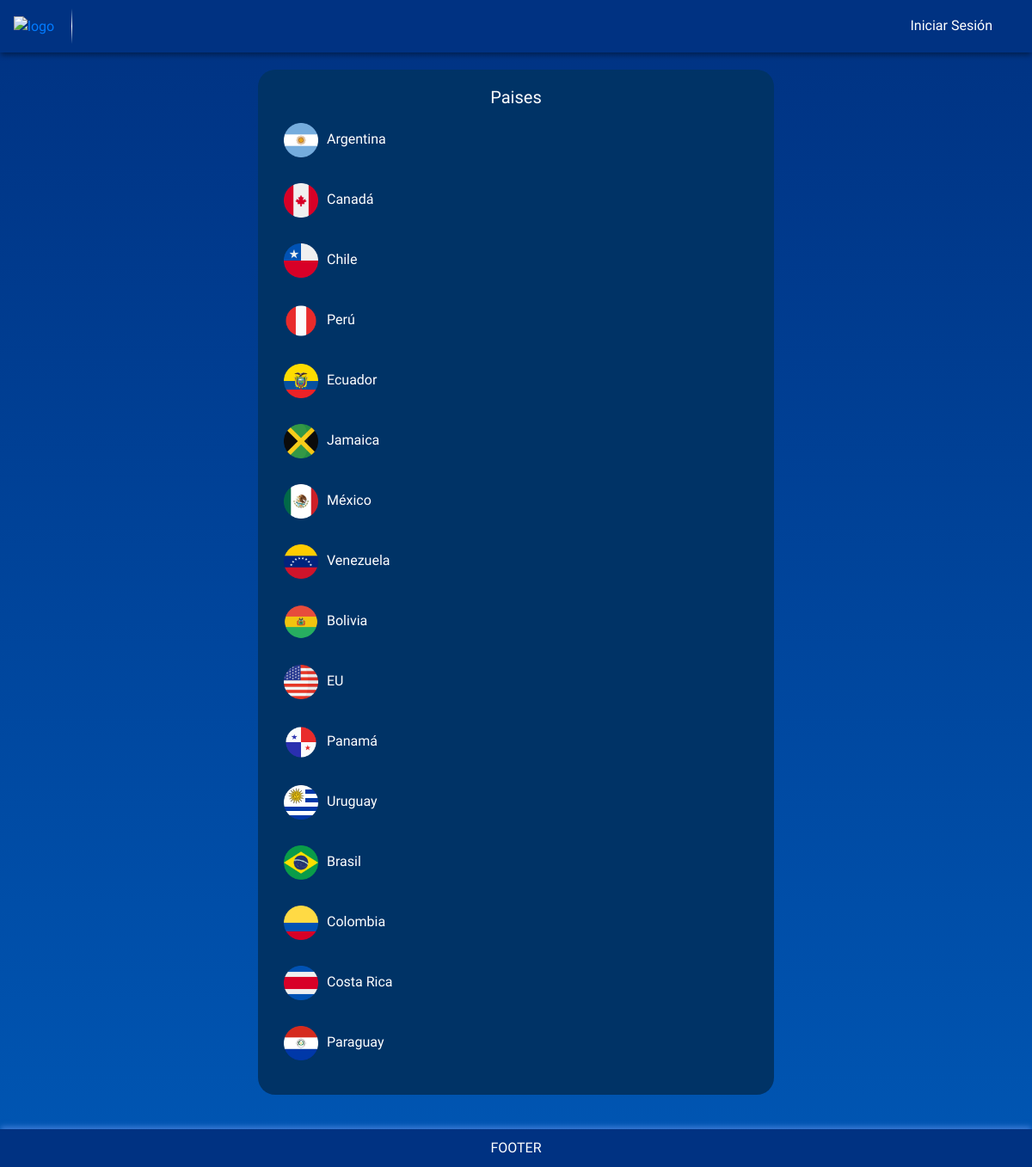
/main/cargarPartidos.php, run on the app's committed database.
### tables this page shows
CREATE TABLE IF NOT EXISTS `paises` (
  `idPais` int NOT NULL AUTO_INCREMENT,
  `nombrePais` varchar(50) NOT NULL,
  `bandera` varchar(500) NOT NULL,
  `PJ` int NOT NULL,
  `G` int NOT NULL,
  `E` int NOT NULL,
  `P` int NOT NULL,
  `GF` int NOT NULL,
  `GC` int NOT NULL,
  `DG` int NOT NULL,
  `pts` int NOT NULL,
  `grupo` varchar(20) NOT NULL,
  PRIMARY KEY (`idPais`)
);

### modulos/traerPaises.php (called while the page is built, shortened)
<?php
include('conexion.php');
$sql = "SELECT * FROM paises";
$result = $conexion->query($sql);
$paises = array();
?>

### main/cargarPartidos.php (the view, shortened to what this page needs)
<!DOCTYPE html>
<html lang="es">
<head>
    <link href="https://maxcdn.bootstrapcdn.com/bootstrap/4.5.2/css/bootstrap.min.css" rel="stylesheet">
</head>
<body>
    <div class="header d-flex justify-content-between">
        <div class="logo-container"><a href="../index.php" class="nav-item nav-link"><img src="../imagenes/logo-copa-america.png" alt="logo"></a></div>
        <div class="nav-links d-flex flex-column flex-sm-row align-items-center">
            <div class="nav-item">
                <a href="main/logIn.php" id="login-link" class="nav-link">Iniciar Sesión</a>
            </div>
        </div>
    </div>
    <div class="container d-flex justify-content-center">
        <div class="group-container">
            <div class="group-header text-center">
                <h5>Paises</h5>
            </div>
            <?php
            include('../modulos/traerPaises.php');
            foreach ($paises as $pais) {
                $idPais = $pais['idPais'];
                $nombrePais = $pais['nombrePais'];
                $bandera = $pais['bandera'];
                echo '<a href="pagina_destino.html?idPais=' . $idPais . '" class="country">';
                echo '<div>';
                echo '<img src="' . $bandera . '" alt="' . $nombrePais . '">';
                echo '<span>' . $nombrePais . '</span>';
                echo '</div>';
                echo '</a>';
            }
            ?>
        </div>
    </div>
    <div class="footer">
        FOOTER
    </div>
</body>
</html>

### main/cargarPartidos.php (style rules this page uses)
body { background: linear-gradient(to bottom, #003282, #0056b3); font-family: 'Gabarito', sans-serif; }
.header, .footer { background-color: #003282; color: white; text-align: center; padding: 10px 0; position: relative; }
.header { margin-bottom: 20px; box-shadow: 0 4px 6px -1px rgba(0, 0, 0, 0.4); }
.footer { margin-top: 20px; box-shadow: 0 -4px 6px -1px rgba(100, 149, 237, 0.6); }
.logo-container { position: relative; display: flex; align-items: center; }
.logo-container::after { content: ''; display: block; width: 1px; height: 100%; background: linear-gradient(to bottom, rgba(255, 255, 255, 0) 0%, rgba(255, 255, 255, 1) 50%, rgba(255, 255, 255, 0) 100%); position: absolute; right: -5px; top: 0; }
.group-container { background-color: #003366; color: white; padding: 20px; border-radius: 20px; margin-bottom: 20px; max-width: 600px; width: 100%; }
.country { display: flex; align-items: center; justify-content: space-between; margin-bottom: 10px; text-decoration: none; color: white; padding: 10px; border-radius: 20px; transition: background-color 0.3s, transform 0.3s; }
.country img { width: 40px; height: 40px; margin-right: 10px; }
.nav-item a { color: white; }
.nav-links { display: flex; align-items: center; flex-direction: row; }
.nav-item { margin-right: 10px; }
.nav-item:last-child { margin-right: 0; }

### data on the page
paises: shows a picture, nombrePais "Argentina"
paises: bandera (picture), nombrePais "Canadá"
paises: bandera (picture), nombrePais "Chile"
paises: bandera (picture), nombrePais "Perú"
paises: bandera (picture), nombrePais "Ecuador"
paises: bandera (picture), nombrePais "Jamaica"
paises: bandera (picture), nombrePais "México"
paises: bandera (picture), nombrePais "Venezuela"
paises: bandera (picture), nombrePais "Bolivia"
paises: bandera (picture), nombrePais "EU"
paises: bandera (picture), nombrePais "Panamá"
paises: bandera (picture), nombrePais "Uruguay"
paises: bandera (picture), nombrePais "Brasil"
paises: bandera (picture), nombrePais "Colombia"
paises: bandera (picture), nombrePais "Costa Rica"
paises: bandera (picture), nombrePais "Paraguay"
